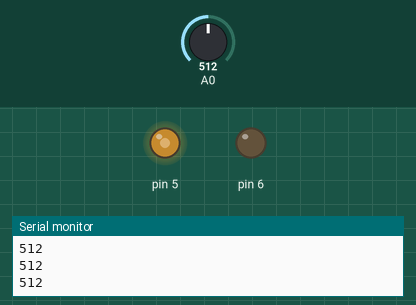
Bench run of a sketch on a simulated Arduino Uno, built with avr-gcc and run on an emulated ATmega328P. Shown: output pins drawn as LEDs (lit = HIGH), the last lines printed to the serial monitor. The test bench sets the inputs (shaded band); at power-on: A0 = 512.

Above: at 1.2 s.
1.3 s: A0 set to 716
At 2.0 s:
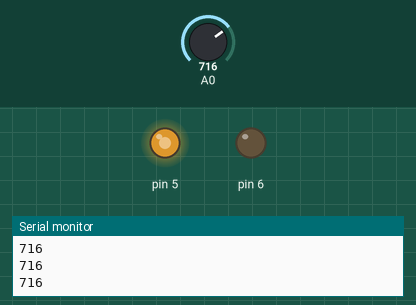
2.8 s: A0 set to 900
At 4.0 s:
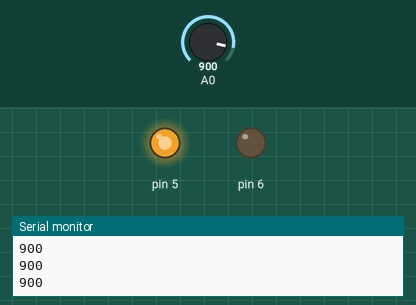
4.3 s: A0 set to 122
At 5.3 s:
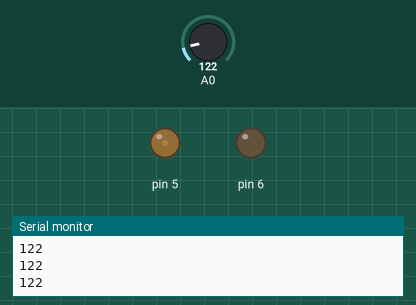
5.8 s: A0 set to 0
At 6.5 s:
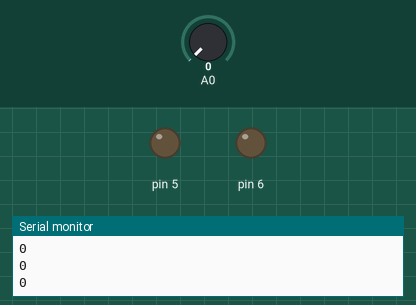
Timing chart, 0 to 8.3 s (numbered marks = the images above; inputs shaded):
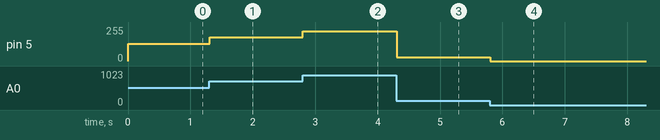

Measured:
- after the input at 1.3 s, pin 5: 128/255 → 179/255 at once
- after the input at 2.8 s, pin 5: 179/255 → 225/255 at once
- after the input at 4.3 s, pin 5: 225/255 → 30/255 at once
- after the input at 5.8 s, pin 5: 30/255 → 0/255 at once

The sketch:

motor_controlled_potentiometer.ino
```cpp
void setup()
{
  pinMode(5, OUTPUT);
  pinMode(6,OUTPUT);
  digitalWrite(6,LOW);
  Serial.begin(9600);
}

void loop()
{
  int potValue;
  potValue=analogRead(A0);
  Serial.println(potValue);
  analogWrite(5,potValue/4);
  delay(10);
}
```
